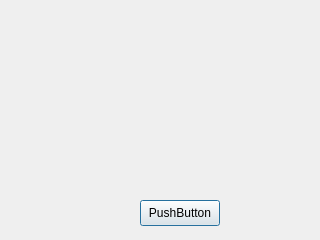
<?xml version="1.0" encoding="UTF-8"?>
<ui version="4.0">
 <class>Dialog</class>
 <widget class="QDialog" name="Dialog">
  <property name="geometry">
   <rect>
    <x>0</x>
    <y>0</y>
    <width>320</width>
    <height>240</height>
   </rect>
  </property>
  <property name="windowTitle">
   <string>Dialog</string>
  </property>
  <widget class="QPushButton" name="pushButton">
   <property name="geometry">
    <rect>
     <x>140</x>
     <y>200</y>
     <width>80</width>
     <height>26</height>
    </rect>
   </property>
   <property name="text">
    <string>PushButton</string>
   </property>
  </widget>
 </widget>
 <resources/>
 <connections/>
</ui>
